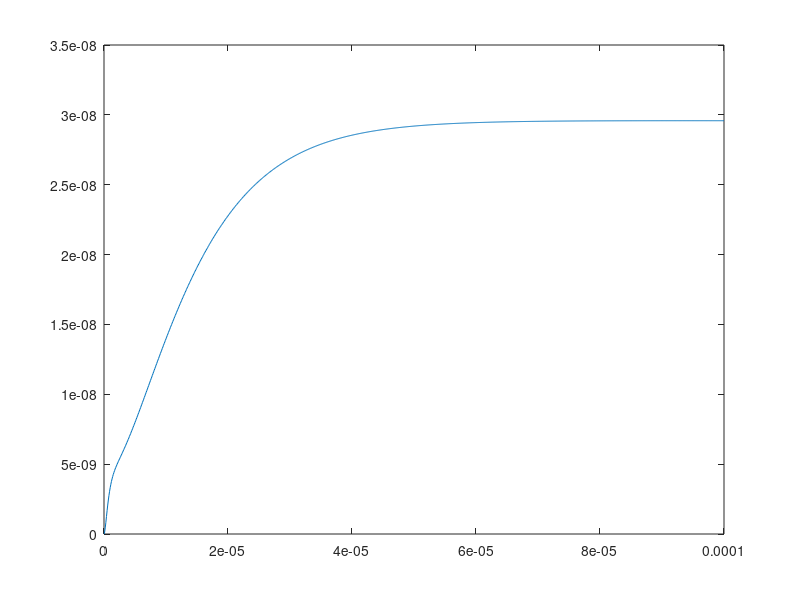

Here is the MATLAB script that generated this plot:
function calka()
    R1 = 30;
    R2 = 10;
    C1 = 0.1e-6;
    C2 = 0.2e-6;
    RL = 1e8;
    h = 1e-7;
    t = [ 0 : h : 1e-4]; 
    freq = 50;
    
    e = @(t) sin(2*pi*t*freq);
    dy = @(t,y) ...
        [  1/C1 * ( (e(t) - y(1) - y(2))/R2 + (e(t) - y(1))/R1 )
           1/C2 * ( (e(t) - y(1) - y(2))/R2 - y(2)/RL ) ];
    u = euler(t, h, dy);
    
    %obliczanie wartości P ze wzoru
    for i=1 : length(t)
        dP(i) = (e(t(i))-u(1,i))^2/R1 + (e(t(i))-u(1,i)-u(2,i))^2/R2;
    end
    
    plot(t,dP);
    
    %złożona metoda prostokątów lewych
    prostokat = dP(1:end-1) * h;
    prostokaty = sum(prostokat)
    
    %złożona metoda parabol (Simpsona)
    for i = 1 : 2 : length(t)-2
        simpson((i + 1) / 2) = h/3*(dP(i)+4*dP(i+1)+dP(i+2));
    end
    parabole = sum(simpson)
end



function y = euler(t,h,f)
    y = [0 0]';
    for i = 1 : length(t)-1
       y(:, i+1) = y(:, i) + h * f(t(i), y(:, i));
    end
end